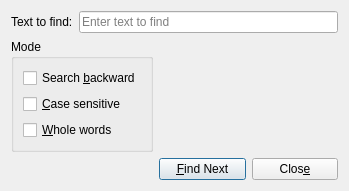
<?xml version="1.0" encoding="UTF-8"?>
<ui version="4.0">
 <class>FindDialog</class>
 <widget class="QDialog" name="FindDialog">
  <property name="geometry">
   <rect>
    <x>0</x>
    <y>0</y>
    <width>349</width>
    <height>187</height>
   </rect>
  </property>
  <property name="windowTitle">
   <string>Dialog</string>
  </property>
  <layout class="QFormLayout" name="formLayout">
   <property name="fieldGrowthPolicy">
    <enum>QFormLayout::AllNonFixedFieldsGrow</enum>
   </property>
   <item row="0" column="0" colspan="2">
    <layout class="QGridLayout" name="gridLayout">
     <item row="0" column="0">
      <widget class="QLabel" name="textToFindLabel">
       <property name="text">
        <string>Text to find:</string>
       </property>
      </widget>
     </item>
     <item row="0" column="1">
      <widget class="QLineEdit" name="textToFindLineEdit">
       <property name="autoFillBackground">
        <bool>false</bool>
       </property>
       <property name="placeholderText">
        <string>Enter text to find</string>
       </property>
       <property name="clearButtonEnabled">
        <bool>true</bool>
       </property>
      </widget>
     </item>
    </layout>
   </item>
   <item row="3" column="0">
    <widget class="QGroupBox" name="groupBox">
     <property name="title">
      <string>Mode</string>
     </property>
     <layout class="QGridLayout" name="gridLayout_2">
      <item row="0" column="0">
       <layout class="QVBoxLayout" name="verticalLayout_2">
        <item>
         <widget class="QCheckBox" name="searchBackwardCheckBox">
          <property name="text">
           <string>Search &amp;backward</string>
          </property>
         </widget>
        </item>
        <item>
         <widget class="QCheckBox" name="caseSensitiveCheckBox">
          <property name="text">
           <string>&amp;Case sensitive</string>
          </property>
         </widget>
        </item>
        <item>
         <widget class="QCheckBox" name="findWholeWordsCheckBox">
          <property name="text">
           <string>&amp;Whole words</string>
          </property>
         </widget>
        </item>
       </layout>
      </item>
     </layout>
    </widget>
   </item>
   <item row="4" column="1">
    <layout class="QHBoxLayout" name="horizontalLayout">
     <item>
      <widget class="QPushButton" name="findNextButton">
       <property name="text">
        <string>&amp;Find Next</string>
       </property>
       <property name="default">
        <bool>true</bool>
       </property>
      </widget>
     </item>
     <item>
      <widget class="QPushButton" name="closeButton">
       <property name="text">
        <string>Clos&amp;e</string>
       </property>
      </widget>
     </item>
    </layout>
   </item>
  </layout>
  <action name="actionFindNext">
   <property name="checkable">
    <bool>false</bool>
   </property>
   <property name="text">
    <string>FindNext</string>
   </property>
   <property name="toolTip">
    <string>Find/Find Next</string>
   </property>
   <property name="shortcut">
    <string>Enter</string>
   </property>
  </action>
 </widget>
 <resources/>
 <connections>
  <connection>
   <sender>closeButton</sender>
   <signal>clicked()</signal>
   <receiver>FindDialog</receiver>
   <slot>hide()</slot>
   <hints>
    <hint type="sourcelabel">
     <x>291</x>
     <y>146</y>
    </hint>
    <hint type="destinationlabel">
     <x>174</x>
     <y>83</y>
    </hint>
   </hints>
  </connection>
  <connection>
   <sender>findNextButton</sender>
   <signal>clicked()</signal>
   <receiver>actionFindNext</receiver>
   <slot>trigger()</slot>
   <hints>
    <hint type="sourcelabel">
     <x>190</x>
     <y>146</y>
    </hint>
    <hint type="destinationlabel">
     <x>-1</x>
     <y>-1</y>
    </hint>
   </hints>
  </connection>
 </connections>
</ui>
